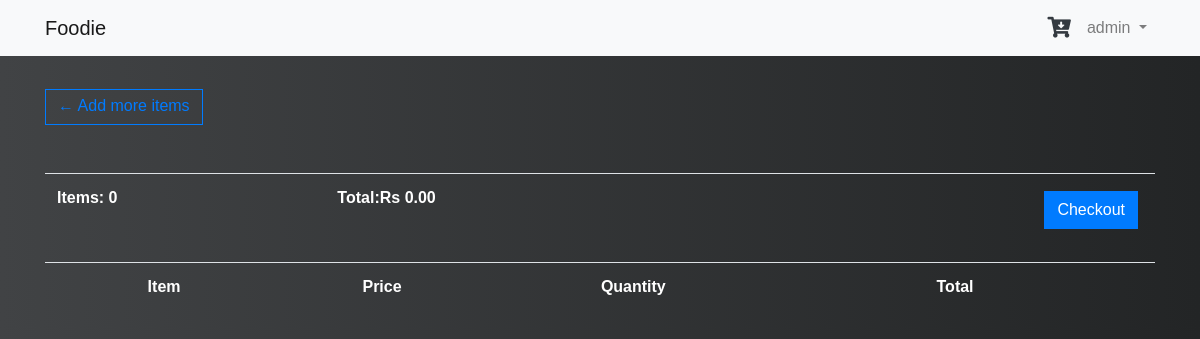
/home/cart/ (signed in), run on an earlier commit of the app's database.
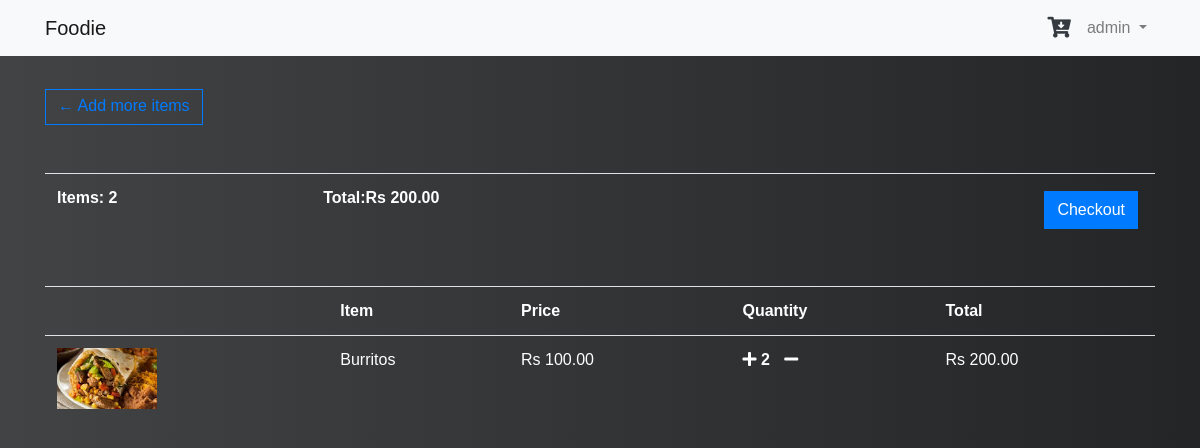
And on a later commit of the database.
### product/models.py (models this page shows, shortened)
class Order(models.Model):
	customer = models.ForeignKey(Customer, on_delete=models.SET_NULL, null=True, blank=True)
	date_ordered = models.DateTimeField(auto_now_add=True)
	complete = models.BooleanField(default=False)
	transaction_id = models.CharField(max_length=100, null=True)
	@property
	def get_cart_total(self):
		orderitems = self.orderitem_set.all()
		total = sum([item.get_total for item in orderitems])
		return total
	@property
	def get_cart_items(self):
		orderitems = self.orderitem_set.all()
		total = sum([item.quantity for item in orderitems])
		return total

class OrderItem(models.Model):
	product = models.ForeignKey(thing, on_delete=models.SET_NULL, null=True)
	order = models.ForeignKey(Order, on_delete=models.SET_NULL, null=True)
	quantity = models.IntegerField(default=0, null=True, blank=True)
	date_added = models.DateTimeField(auto_now_add=True)
	@property
	def get_total(self):
		total = self.product.thing_price * self.quantity
		return total

class  thing(models.Model):
	thing_title = models.CharField(max_length = 250)
	thing_price = models.IntegerField()
	thing_description = models.CharField(max_length = 500)
	thing_buy = models.BooleanField(default=False)
	thing_photo = models.FileField()

### product/views.py (the view)
# urls.py: path('cart/', views.cart, name="cart"),
def cart(request):
	if request.user.is_authenticated:
		customer = request.user.customer
		order, created = Order.objects.get_or_create(customer=customer, complete=False)
		items = order.orderitem_set.all()
		cartItems = order.get_cart_items
	else:
		items = []
		order = {'get_cart_total':0, 'get_cart_items':0, 'shipping':False}
		cartItems = order['get_cart_items']
	context = {'items':items, 'order':order, 'cartItems':cartItems}
	return render(request, 'product/cart1.html', context)

### product/templates/product/cart1.html (shortened to what this page needs)
{% extends 'product/base.html' %}
{% block body %}
{% block carttotal %}
<p id="cart-total">{{ cartItems }}</p>
{% endblock %}
	<a  class="btn btn-outline-primary pt-1 mt-5" href="{% url 'home' %}">&#x2190; Add more items</a>
	<table class="table mt-5 text-white">
		<tr>
			<th>Items: <strong>{{order.get_cart_items}}</strong></th>
			<th>Total:<strong>Rs {{order.get_cart_total|floatformat:2}}</strong></th>
			<th>
				<a  style="float:right; margin:5px;" class="btn btn-primary" href="{% url 'checkout' %}">Checkout</a>
			</th>
		</tr>
	</table>
	<table class="table  text-white">
		<tbody>
		  <tr class="pt-5 mt-5">
			  <th></th>
			<th><strong>Item</strong></th>
			<th><strong>Price</strong></th>
			<th><strong>Quantity</strong></th>
			<th><strong>Total</strong></th>
		  </tr>
		  {% for item in items %}
		  <tr>
			  <td style="flex:2"><img class="row-image" src="{{ item.product.thing_photo.url }}"></td>
			  <td style="flex:2"><p>{{item.product.thing_title}}</p></td>
			  <td style="flex:1"><p>Rs {{item.product.thing_price|floatformat:2}}</p></td>
				  <td >
					  <span data-product="{{item.product.id}}" data-action="add" class="chg-quantity update-cart"><i class="fa fa-plus" aria-hidden="true"></i></span>
					  <p class="quantity">{{item.quantity}}</p>
					  <span data-product="{{item.product.id}}" data-action="remove" class="chg-quantity update-cart"><i class="fas fa-minus"></i></span>
				  </td>
			  <td style="flex:1"><p>Rs {{item.get_total| floatformat:2 }}</p></td>
		 </tr>
		  {% endfor %}
		</tbody>
	  </table>
{% endblock %}

### product/templates/product/base.html (shortened to what this page needs)
{% load static %}
<!DOCTYPE html>
<html lang="en">
<head>
    <link rel="stylesheet" href="https://maxcdn.bootstrapcdn.com/bootstrap/4.0.0/css/bootstrap.min.css">
    <link  rel="stylesheet" href ="https://use.fontawesome.com/releases/v5.11.2/css/all.css">
    <link rel="stylesheet" type="text/css" href="{% static 'css/main.css' %}">
  </head>
<body>
      <nav class="navbar navbar-expand-md navbar-light bg-light fixed-top">
        <div class="container">
          <a class="navbar-brand mr-4" href="{% url 'home' %}">Foodie</a>
          <div class="collapse navbar-collapse" id="navbarToggle">
            <div class="navbar-nav">
              {% if user.is_authenticated %}
              <a href="{% url 'cart' %}" class="mt-1 mr-2 text-white" style="font-size: 1.3rem;"><i class="fa fa-cart-arrow-down text-dark" aria-hidden="true"></i></a>
                <li class="nav-item dropdown">
                    <a class="nav-link dropdown-toggle" href="#" id="navbarDropdown" role="button" data-toggle="dropdown" aria-haspopup="true" aria-expanded="false">
                      {{ user.username }}
                    </a>
                  </li>
              {% else %}
                <a class="nav-item nav-link" href="{% url 'register' %}">Register</a>
                <a class="nav-item nav-link" href="{% url 'login' %}">Login</a>
              {% endif %}
            </div>
          </div>
        </div>
      </nav>
    <div class="container">
        {% block body %}
        {% endblock %}
    </div>
</body>
</html>

### static/css/main.css (style rules this page uses)
#cart-total { display: block; text-align: center; color:#fff; background-color: red; width: 20px; height: 25px; border-radius: 50%; font-size: 14px; }
.btn { border-radius: 0; }
.row-image { width: 100px; }
.quantity { display: inline-block; font-weight: 700; padding-right:10px; }
.chg-quantity { width: 12px; cursor: pointer; margin-top: 5px; transition:.1s; }
* { margin:0px; padding: 0px; font-family: 'Lucida Sans Regular', 'Lucida Grande', 'Lucida Sans Unicode', Geneva, Verdana, sans-serif; }
body { background: #232526; background: -webkit-linear-gradient(to right, #414345, #232526); background: linear-gradient(to right, #414345, #232526); height:100%; background-size: cover; font-family: 'Ubuntu', sans-serif; color:black }

What changed in the data, as far as the page shows it:
removed Order: get_cart_items "0", get_cart_total "0.00"
added Order: get_cart_items "2", get_cart_total "200.00"
added OrderItem: product.thing_photo (picture), product.thing_title "Burritos", product.thing_price "100.00", quantity "2", get_total "200.00"
